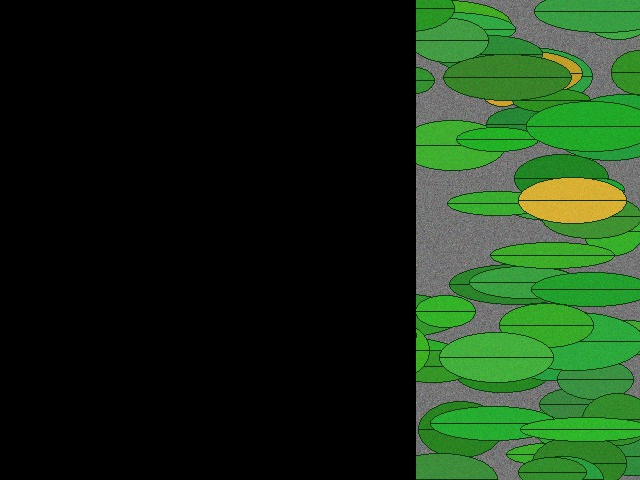
#> input picture data/sample/blocked.jpg, 640 x 480 px
$ python -i image_quality.py   (imports and definitions only)   (older library calls are emulated)
#> lines starting #> are read from the running program, lines starting #| are printed output that depends on the picture
#> further down, picture is the input picture: PIL image 640x480 RGB; mean R, G, B 25.1, 49.2, 22.4
"""Image quality assessment using NumPy, Pillow, and OpenCV.
Measures blur, brightness, contrast, exposure clipping, occlusion,
plant coverage, and resolution.
"""

import cv2
import numpy as np
from PIL import Image

from app.utils import constants as K


def _clamp(x: float) -> float:
    return max(0.0, min(1.0, x))


def _ramp(x: float, lo: float, hi: float) -> float:
    """Return 0 at/below lo and 1 at/above hi."""
    if hi <= lo:
        return 1.0 if x >= hi else 0.0
    return _clamp((x - lo) / (hi - lo))


def blocked_fraction(luma: np.ndarray, grid: int = 8) -> float:
    """Estimate flat, extremely dark or bright image blocks."""
    h, w = luma.shape
    bh, bw = h // grid, w // grid

    if bh < 2 or bw < 2:
        return 0.0

    blocks = luma[:bh * grid, :bw * grid].reshape(
        grid, bh, grid, bw
    )
    std = blocks.std(axis=(1, 3))
    mean = blocks.mean(axis=(1, 3))

    return float(
        ((std < 3.0) & ((mean < 25) | (mean > 235))).mean()
    )


def assess_image_quality(img: Image.Image) -> dict:
    """Calculate image-quality metrics, scores, and potential issues."""
    width, height = img.size
#> width = 640; height = 480

    rgb = img.convert("RGB")
    rgb.thumbnail((K.ANALYSIS_MAX_SIDE, K.ANALYSIS_MAX_SIDE))

    a = np.asarray(rgb, dtype=np.float32)
    r, g, b = a[..., 0], a[..., 1], a[..., 2]
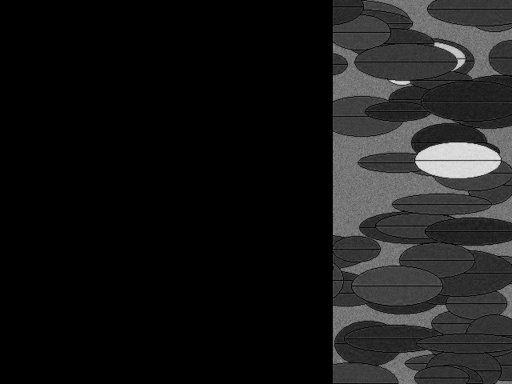
#> r: shape (384, 512) float32; min 0, max 228, mean 25.1
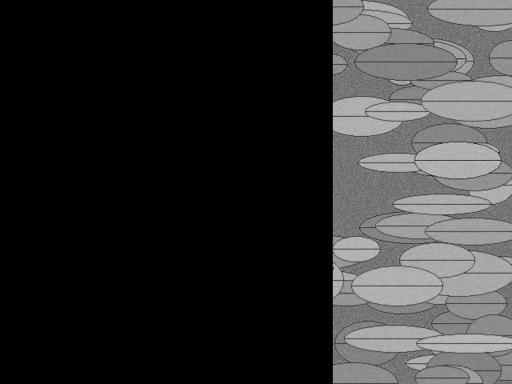
#> g: shape (384, 512) float32; min 0, max 198, mean 49.2
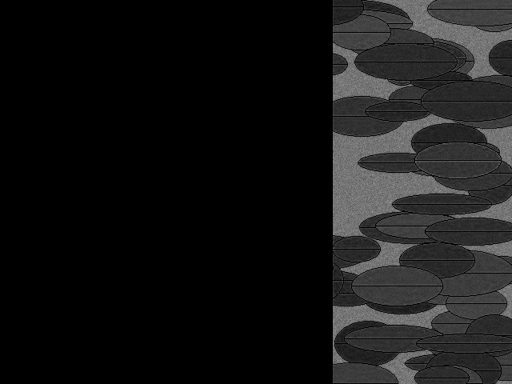
#> b: shape (384, 512) float32; min 0, max 148, mean 22.5
    luma = 0.299 * r + 0.587 * g + 0.114 * b
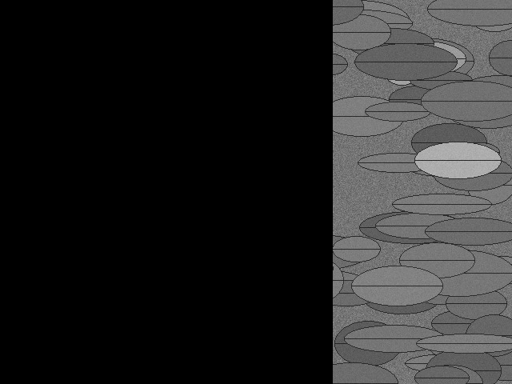
#> luma: shape (384, 512) float32; min 0, max 190.5, mean 39

    brightness = float(luma.mean())
#> brightness = 38.95
    contrast = float(luma.std())
#> contrast = 54.51

    # Exposure clipping, occlusion, and vegetation coverage.
    clip = float(((luma <= 5) | (luma >= 250)).mean())
#> clip = 0.648
    occlusion = blocked_fraction(luma)
#> occlusion = 0.625
    coverage = float(((2 * g - r - b) > 20).mean())
#> coverage = 0.272

    # Avoid an invalid blur estimate for images smaller than 3 x 3.
    if luma.shape[0] < 3 or luma.shape[1] < 3:
        blur_var = 0.0
    else:
        gray = np.asarray(rgb.convert("L"), dtype=np.uint8)
        blur_var = float(
            cv2.Laplacian(gray, cv2.CV_64F).var()
        )
#> blur_var = 687.9

    lo_ok, hi_ok = K.BRIGHTNESS_OK
    lo_lim, hi_lim = K.BRIGHTNESS_LIMITS

    if brightness < lo_ok:
        s_bright = _ramp(brightness, lo_lim, lo_ok)
#> s_bright = 0.271
    elif brightness > hi_ok:
        s_bright = 1 - _ramp(brightness, hi_ok, hi_lim)
    else:
        s_bright = 1.0

    scores = dict(
        blur=_ramp(blur_var, *K.BLUR_VAR_RANGE),
        brightness=s_bright,
        contrast=_ramp(contrast, *K.CONTRAST_STD_RANGE),
        exposure=1 - _ramp(clip, *K.CLIP_FRAC_RANGE),
        occlusion=1 - _ramp(occlusion, *K.OCCLUSION_FRAC_RANGE),
        coverage=(
            _ramp(coverage, *K.COVERAGE_RANGE)
            if K.REQUIRE_PLANT_COVERAGE else 1.0
        ),
        resolution=_ramp(min(width, height), *K.RESOLUTION_RANGE),
    )
#> scores = {'blur': 1, 'brightness': 0.271, 'contrast': 1, 'exposure': 0, 'occlusion': 0, 'coverage': 1, 'resolution': 1}

    overall = sum(
        K.IMAGE_QUALITY_WEIGHTS[key] * value
        for key, value in scores.items()
    )
#> overall = 0.554

    if min(
        scores["blur"],
        scores["brightness"],
        scores["occlusion"],
    ) < K.CRITICAL_QUALITY_FLOOR:
        overall = min(overall, K.CRITICAL_QUALITY_CAP)
#> overall = 0.4

    threshold = K.ISSUE_THRESHOLD
    issues = []

    if scores["brightness"] < threshold:
        issues.append("too_dark" if brightness < lo_ok else "overexposed")
    if scores["blur"] < threshold:
        issues.append("blurry")
    if scores["contrast"] < threshold:
        issues.append("low_contrast")
    if scores["exposure"] < threshold:
        issues.append("clipped_exposure")
    if scores["occlusion"] < threshold:
        issues.append("blocked")
    if scores["coverage"] < threshold:
        issues.append("poor_framing")
    if scores["resolution"] < threshold:
        issues.append("low_resolution")

    return dict(
        metrics=dict(
            brightness=round(brightness, 2),
            contrast=round(contrast, 2),
            blur_variance=round(blur_var, 2),
            clipped_fraction=round(clip, 4),
            blocked_fraction=round(occlusion, 4),
            plant_coverage=round(coverage, 4),
            width=width,
            height=height,
        ),
        scores={key: round(value, 3) for key, value in scores.items()},
        overall=round(overall, 3),
        issues=issues,
    )

>>> from PIL import Image
>>> picture = Image.open('../../../../data/sample/blocked.jpg')
>>> result = assess_image_quality(picture)
#> result = 4 items

$ run again, on data/sample/dark.jpg
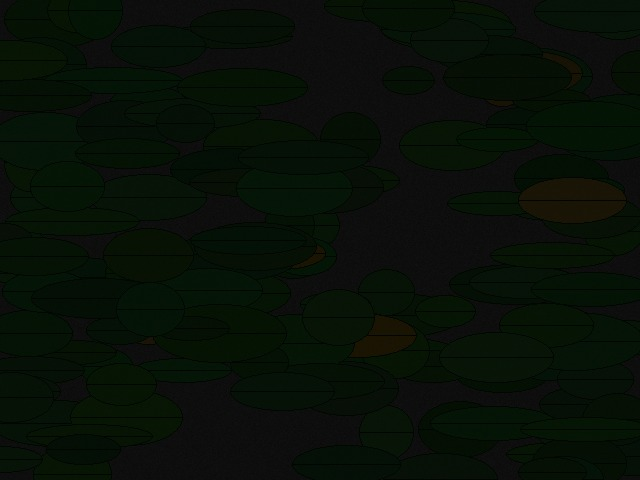
#> input picture data/sample/dark.jpg, 640 x 480 px
#> picture is the input picture: PIL image 640x480 RGB; mean R, G, B 7.8, 16.4, 7.4
#> in assess_image_quality, `r, g, b = a[..., 0], a[..., 1], a[..., 2]`:
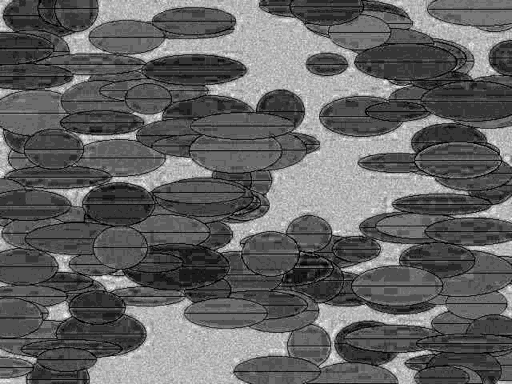
#> b: shape (384, 512) float32; min 0, max 19, mean 7.42; drawn with min black and max white
#> in assess_image_quality, `luma = 0.299 * r + 0.587 * g + 0.114 * b`:
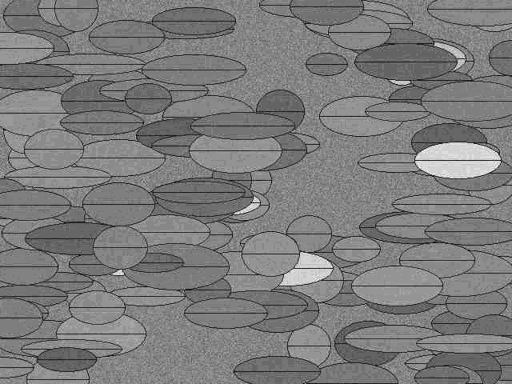
#> luma: shape (384, 512) float32; min 2.35, max 23.83, mean 12.8; drawn with min black and max white
#> brightness = 12.81
#> contrast = 2.32
#> clip = 0.00145
#> occlusion = 0.953
#> coverage = 0.534
#> blur_var = 23.74
#> s_bright = 0
#> scores = {'blur': 0.25, 'brightness': 0, 'contrast': 0, 'exposure': 1, 'occlusion': 0, 'coverage': 1, 'resolution': 1}
#> overall = 0.362
#> result = 4 items
